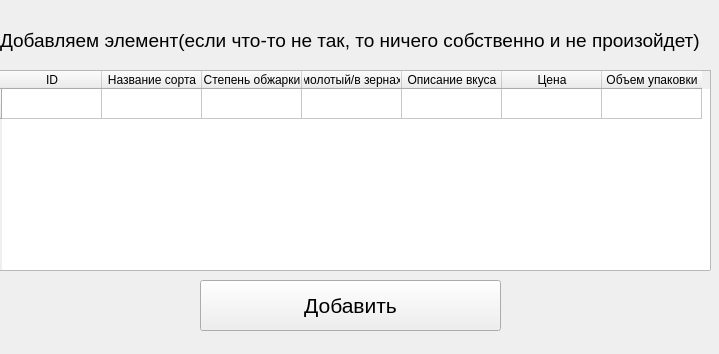
<?xml version="1.0" encoding="UTF-8"?>
<ui version="4.0">
 <class>Form</class>
 <widget class="QWidget" name="Form">
  <property name="geometry">
   <rect>
    <x>0</x>
    <y>0</y>
    <width>719</width>
    <height>354</height>
   </rect>
  </property>
  <property name="windowTitle">
   <string>Добавляем что-то в бд</string>
  </property>
  <widget class="QLabel" name="label">
   <property name="geometry">
    <rect>
     <x>0</x>
     <y>20</y>
     <width>721</width>
     <height>41</height>
    </rect>
   </property>
   <property name="font">
    <font>
     <pointsize>14</pointsize>
    </font>
   </property>
   <property name="text">
    <string>Добавляем элемент(если что-то не так, то ничего собственно и не произойдет)</string>
   </property>
  </widget>
  <widget class="QTableWidget" name="tableWidget">
   <property name="geometry">
    <rect>
     <x>-10</x>
     <y>70</y>
     <width>721</width>
     <height>201</height>
    </rect>
   </property>
   <row>
    <property name="text">
     <string>1</string>
    </property>
   </row>
   <column>
    <property name="text">
     <string>ID</string>
    </property>
   </column>
   <column>
    <property name="text">
     <string>Название сорта</string>
    </property>
   </column>
   <column>
    <property name="text">
     <string>Степень обжарки</string>
    </property>
   </column>
   <column>
    <property name="text">
     <string>молотый/в зернах</string>
    </property>
   </column>
   <column>
    <property name="text">
     <string>Описание вкуса</string>
    </property>
   </column>
   <column>
    <property name="text">
     <string>Цена</string>
    </property>
   </column>
   <column>
    <property name="text">
     <string>Объем упаковки</string>
    </property>
   </column>
  </widget>
  <widget class="QPushButton" name="saveButton">
   <property name="geometry">
    <rect>
     <x>200</x>
     <y>280</y>
     <width>301</width>
     <height>51</height>
    </rect>
   </property>
   <property name="font">
    <font>
     <pointsize>16</pointsize>
    </font>
   </property>
   <property name="text">
    <string>Добавить</string>
   </property>
  </widget>
  <widget class="QLabel" name="message">
   <property name="geometry">
    <rect>
     <x>10</x>
     <y>300</y>
     <width>161</width>
     <height>20</height>
    </rect>
   </property>
   <property name="styleSheet">
    <string notr="true">QLabel {
	color: green;
}</string>
   </property>
   <property name="text">
    <string/>
   </property>
  </widget>
 </widget>
 <resources/>
 <connections/>
</ui>
